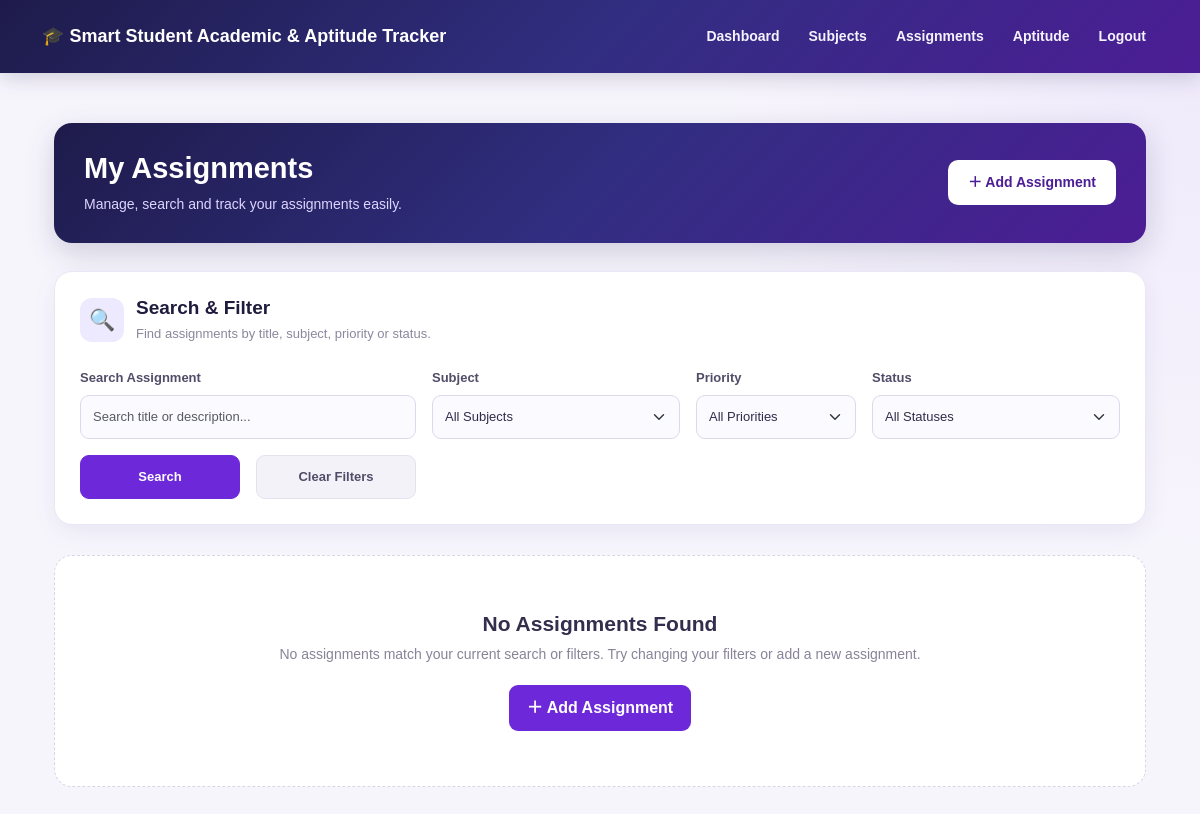
Page /api/assignments/ (signed in) on the earlier database version.
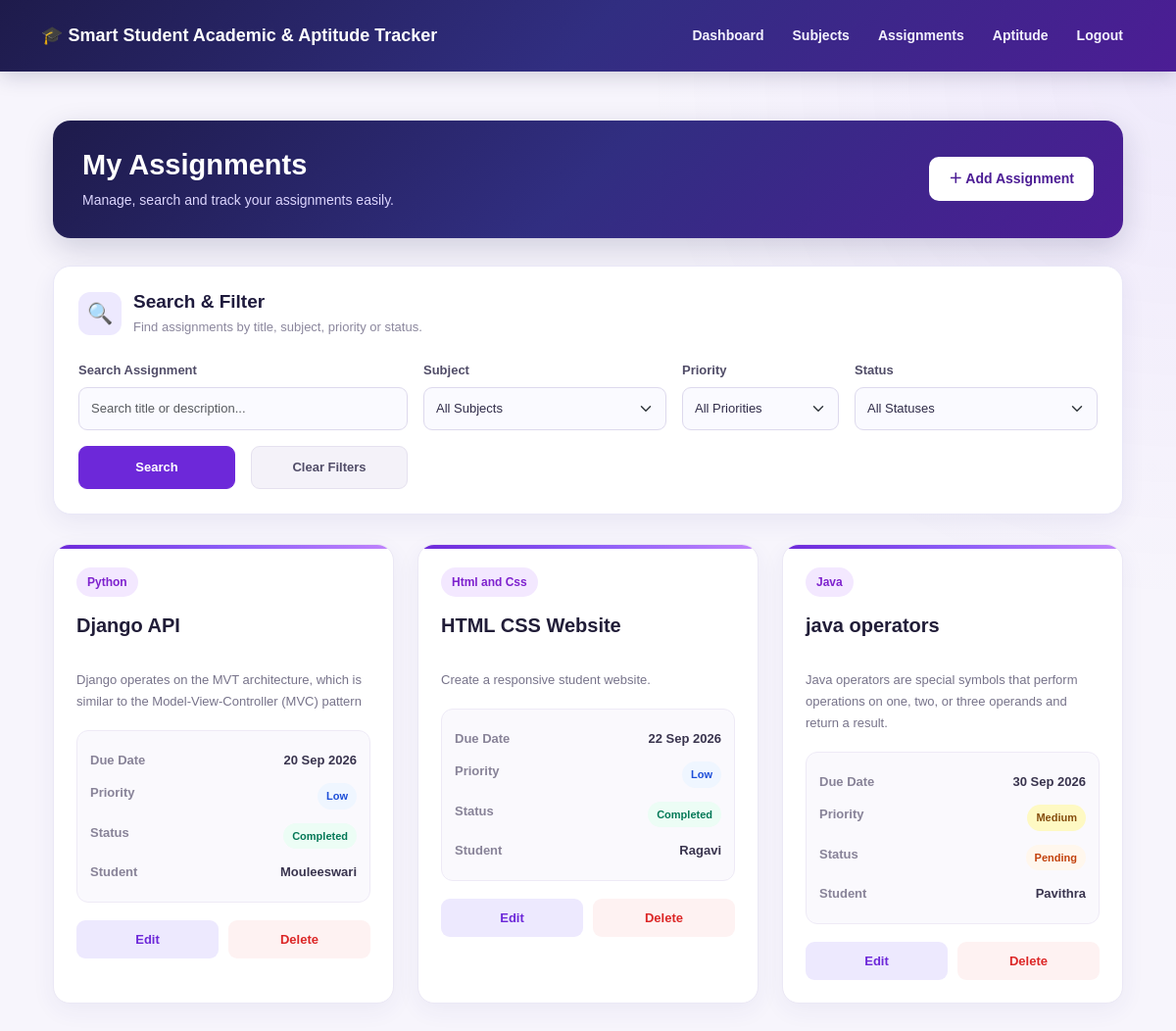
Same page on the later database version.
### myapp/models.py (models this page shows, shortened)
class Assignment(models.Model):
    user = models.ForeignKey(
        User,
        on_delete=models.CASCADE,null=True,blank=True)
    subject = models.ForeignKey(
        Subject,
        on_delete=models.CASCADE
    )
    title = models.CharField(
        max_length=200
    )
    description = models.TextField(
        max_length=1000
    )
    due_date = models.DateField()
    priority = models.CharField(
        max_length=20,
        choices=[
            ("Low", "Low"),
            ("Medium", "Medium"),
            ("High", "High"),
        ],
        default="Medium"
    )
    status = models.CharField(
        max_length=20,
        choices=[
            ("Pending", "Pending"),
            ("In Progress", "In Progress"),
            ("Completed", "Completed"),
        ],
        default="Pending"
    )
    attachment = models.FileField(
        upload_to="assignments/",
        blank=True,
        null=True
    )
    create_date = models.DateTimeField(
        auto_now_add=True
    )
    name = models.CharField(
        max_length=100
    )

class Subject(models.Model):
    user = models.ForeignKey(
        User,
        on_delete=models.CASCADE,null=True,blank=True)
    subject_name = models.CharField(
        max_length=30
    )
    def __str__(self):
        return self.subject_name

### myapp/views.py (the view, shortened to what this page needs)
# urls.py: path("assignments/", assignment_list, name="assignment_list"),
@login_required(login_url="login")
def assignment_list(request):
    search = request.GET.get(
        "search",
        ""
    )
    priority = request.GET.get(
        "priority",
        ""
    )
    status_value = request.GET.get(
        "status",
        ""
    )
    subject = request.GET.get(
        "subject",
        ""
    )
    assignments = Assignment.objects.filter(
        user=request.user
    )
    subjects = Subject.objects.filter(
        user=request.user
    )
    if priority:
        assignments = assignments.filter(
            priority=priority
        )
    if status_value:
        assignments = assignments.filter(
            status=status_value
        )
    if subject:
        assignments = assignments.filter(
            subject_id=subject
        )
    return render(
        request,
        "assignment_list.html",
        {
            "assignments":
            assignments,
            "subjects":
            subjects,
            "search":
            search,
            "selected_priority":
            priority,
            "selected_status":
            status_value,
            "selected_subject":
            subject,
            "error":
            None,
        }
    )

### myapp/templates/assignment_list.html (shortened to what the changed rows need)
{% extends "base.html" %}
{% block content %}
<div class="container">
    <div class="assignment-page">
        <div class="assignment-header">
            <div class="row align-items-center g-3">
                <div class="col-12 col-md">
                    <div class="header-content">
                        <h1>My Assignments</h1>
                    </div>
                </div>
            </div>
        </div>
        <div class="row g-4">
            {% for assignment in assignments %}
                <div class="col-12 col-md-6 col-xl-4">
                    <div class="assignment-card">
                        <span class="subject-badge">
                            {{ assignment.subject_name|default:assignment.subject }}
                        </span>
                        <h3>
                            {{ assignment.title }}
                        </h3>
                        <p class="description">
                            {{ assignment.description|default:"No description provided." }}
                        </p>
                        <div class="details-box">
                            <div class="detail-row">
                                <span class="detail-label">
                                    Due Date
                                </span>
                                <span class="detail-value">
                                    {{ assignment.due_date|date:"d M Y" }}
                                </span>
                            </div>
                            <div class="detail-row">
                                <span class="detail-label">
                                    Priority
                                </span>
                                <span class="detail-value">
                                    <span class="priority
                                        {% if assignment.priority == 'High' %}
                                            priority-high
                                        {% elif assignment.priority == 'Medium' %}
                                            priority-medium
                                        {% else %}
                                            priority-low
                                        {% endif %}
                                    ">
                                        {{ assignment.priority }}
                                    </span>
                                </span>
                            </div>
                            <div class="detail-row">
                                <span class="detail-label">
                                    Status
                                </span>
                                <span class="detail-value">
                                    <span class="status
                                        {% if assignment.status == 'Pending' %}
                                            status-pending
                                        {% elif assignment.status == 'In Progress' %}
                                            status-progress
                                        {% else %}
                                            status-completed
                                        {% endif %}
                                    ">
                                        {{ assignment.status }}
                                    </span>
                                </span>
                            </div>
                            <div class="detail-row">
                                <span class="detail-label">
                                    Student
                                </span>
                                <span class="detail-value">
                                    {{ assignment.name }}
                                </span>
                            </div>
                        </div>
                        <div class="button-group">
                            <a
                                href="{% url 'edit_assignment' assignment.id %}"
                                class="edit-btn"
                            >
                                Edit
                            </a>
                            <a
                                href="{% url 'delete_assignment' assignment.id %}"
                                class="delete-btn"
                            >
                                Delete
                            </a>
                        </div>
                    </div>
                </div>
            {% empty %}
                <div class="col-12">
                    <div class="empty-state">
                        <h3>
                            No Assignments Found
                        </h3>
                        <p>
                            No assignments match your current search or filters.
                            Try changing your filters or add a new assignment.
                        </p>
                        <a
                            href="{% url 'add_assignment' %}"
                            class="empty-add-btn"
                        >
                            ＋ Add Assignment
                        </a>
                    </div>
                </div>
            {% endfor %}
        </div>
    </div>
</div>
{% endblock %}

Differences in the rows shown:
now on this page (row edited): Assignment: subject_name "Python", title "Django API", description "Django operates on the MVT architecture, which is similar to the Model-View-Controller (MVC) pattern", due_date "20 Sep 2026", priority "Low", status "Completed", name "Mouleeswari"
now on this page (row edited): Assignment: subject_name "Html and Css", title "HTML CSS Website", description "Create a responsive student website.", due_date "22 Sep 2026", priority "Low", status "Completed", name "Ragavi"
now on this page (row edited): Assignment: subject_name "Java", title "java operators", description "Java operators are special symbols that perform operations on one, two, or three operands and return a result.", due_date "30 Sep 2026", priority "Medium", status "Pending", name "Pavithra"
Other differences:
text no longer shown: "No Assignments Found No assignments match your current search or filters. Try changing your filters or add a new assignment. ＋ Add Assignment"
